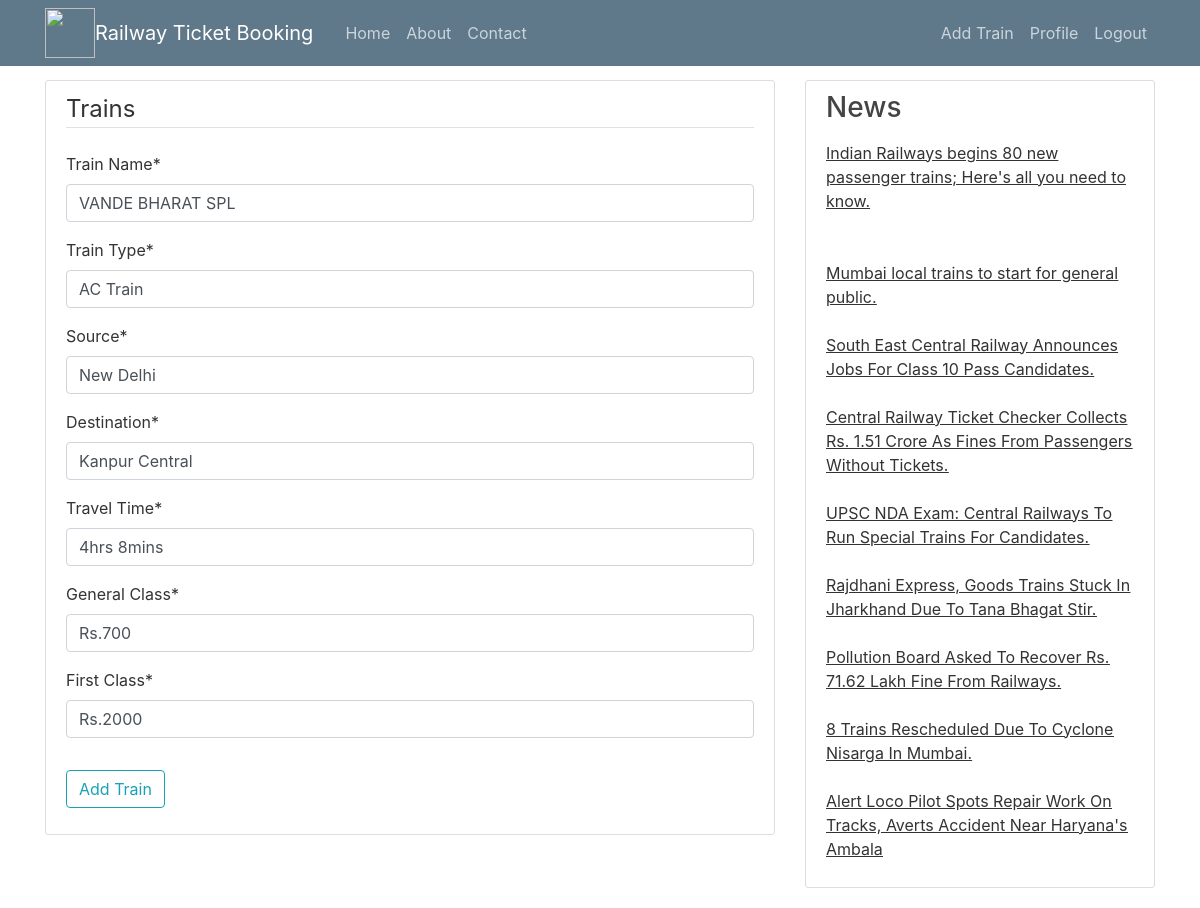
The app's page /train/1/update (signed in) with its own data.
### BookingSystem/models.py (models this page shows, shortened)
class Train(models.Model):
    Train_Name = models.CharField(max_length=25)
    Train_Type = models.CharField(max_length=25)
    Source = models.CharField(max_length=20)
    Destination = models.CharField(max_length=20)
    Travel_Time = models.CharField(max_length=15)
    General_Class = models.CharField(max_length=15)
    First_Class = models.CharField(max_length=15)

### BookingSystem/views.py (the view, shortened to what this page needs)
# urls.py: path('train/<int:pk>/update', TrainUpdateVIew.as_view(), name='train-update'),
class TrainUpdateVIew(LoginRequiredMixin, UpdateView):
    model = Train
    fields = ['Train_Name', 'Train_Type', 'Source', 'Destination', 'Travel_Time', 'General_Class', 'First_Class']

### BookingSystem/templates/BookingSystem/train_form.html (shortened to what this page needs)
{% extends "BookingSystem/base.html" %}
{% load crispy_forms_tags %}
{% block content %}
<div class="content-section">
    <form method="POST">
        <fieldset class="form-group">
            <legend class="border-bottom mb-4">Trains</legend>
            {{ form|crispy }}
        </fieldset>
        <div class="form-group">
            <button class="btn btn-outline-info" type="submit">Add Train</button>
        </div>
    </form>
</div>
{% endblock content %}

### BookingSystem/templates/BookingSystem/base.html (style rules this page uses)
body { background: url(https://live.staticflickr.com/7138/7621127116_f4aa46fb9e_b.jpg) no-repeat; background-size: cover; color: #333333; margin-top: 5rem; }
.content-section { background: #ffffff; padding: 10px 20px; border: 1px solid #dddddd; border-radius: 3px; margin-bottom: 20px; }

### records on screen
Train: Train_Name "VANDE BHARAT SPL", Train_Type "AC Train", Source "New Delhi", Destination "Kanpur Central", Travel_Time "4hrs 8mins", General_Class "Rs.700", First_Class "Rs.2000"
